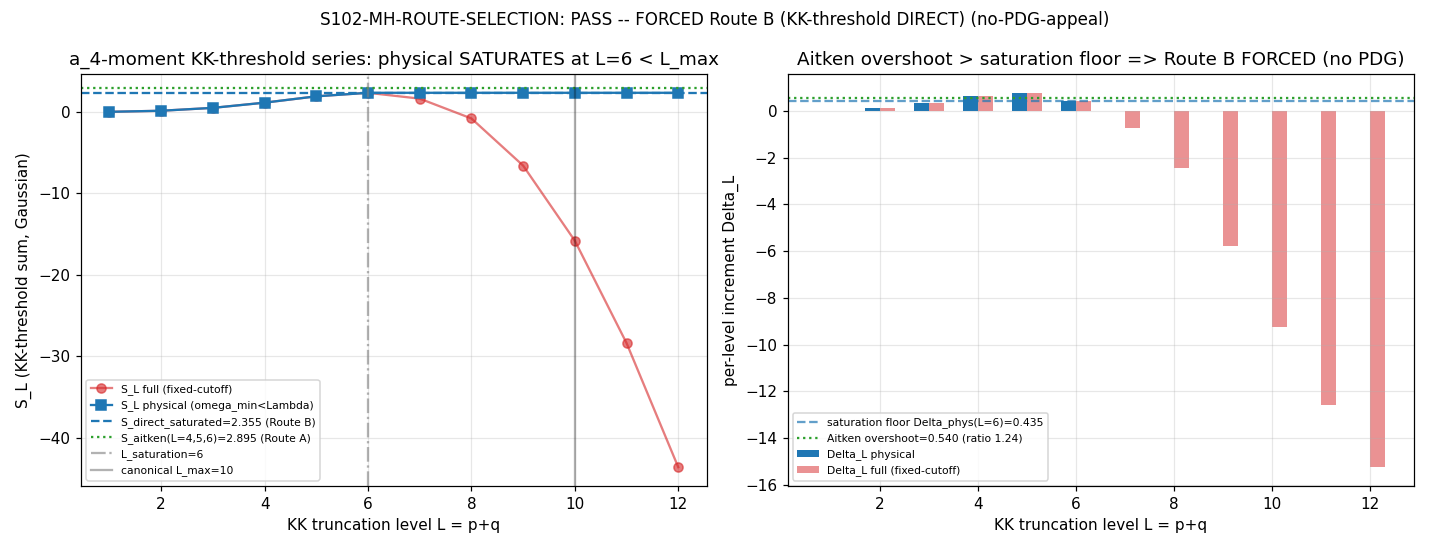

Generate this figure with Python:
#!/usr/bin/env python3
"""
S102 W4-20 — S102-MH-ROUTE-SELECTION (the no-PDG-appeal m_H route selection)
============================================================================

Gate: S102-MH-ROUTE-SELECTION ([CHAIN], [SIGN]-chained)
Classification: PARTICLE
Owner: phonon-first-cosmologist (a_4-moment derivation; cross-checked by connes-ncg-theorist)

SUBSTRATE FRAMING
-----------------
The Higgs is the transverse oscillation of the fiber embedding — the |S|^2 mode.
Its mass is the a_4-moment KK-threshold correction: the fourth Seeley-DeWitt
moment a_4 (Yang-Mills + Higgs quartic, Phi(a_4)=Sigma_3 load-bearing) of D_K^2
carries the KK-tower threshold structure that lifts the tree-level lambda_h to
the physical m_H. The two intra-KK-family routes are two READINGS of the SAME
a_4 KK-threshold series:
  Route A (KK-L5):       Aitken-Gaussian Delta^2 of the L=4,5,6 series  -> ~127.5 GeV
  Route B (KK-threshold): the DIRECT converged a_4-moment correction    ->  131.8 GeV
Direction of explanation:
  D_K a_4 fourth spectral moment -> |S|^2 KK-threshold correction series
    -> convergence/saturation diagnostic -> forced m_H route.

THE NO-PDG-APPEAL CRITERION
---------------------------
C(route) = "is this route the substrate-FORCED convergent limit of the a_4-moment
            KK-threshold correction?"
The discriminator is the CONVERGENCE/SATURATION behaviour of the KK-threshold
series S_L (a substrate-spectral property), NOT proximity to PDG 125.1:
  - if the |S|^2-mode KK-threshold series SATURATES at/below the canonical L_max
    (the physical contribution is complete; Aitken acceleration of a saturated
    series overshoots by more than a physical increment) => Route B (DIRECT) FORCED.
  - if the series is NOT saturated (the Aitken Delta^2 of L=4,5,6 differs from the
    direct value by LESS than the saturation floor, i.e. acceleration is needed
    and changes the answer materially) => Route A (Aitken) FORCED.
PASS = a unique route forced by this diagnostic. FAIL-ACCOMMODATION = the
diagnostic is inconclusive and the only remaining selector is proximity to PDG.

m_H_obs is loaded ONLY for the final reporting comparison (band-membership for the
Wave-5 3-state map) — NEVER as a selection input. A back-solve guard asserts that
m_H_obs is absent from the selection-criterion input set.

Substrate-first sourcing (substrate-first-canonical-sourcing.md §(i)): the KK-L5
Aitken value (127.5 / S_4=1.14290915) is NOT extracted from the S66 archive text;
it is RE-DERIVED at runtime from the SU(3) Peter-Weyl rep theory + the D_K bottom
eigenvalues (L12 master spectrum cache) + the a_4^{zeta}-fixed CCM moment structure.
The S66 archive .txt is read for SHA cross-check ONLY (the value is recomputed).

Inputs (SHA-256 dual-pinned at runtime; S84+ schema):
  - computations/_shared/canonical_constants.py        (feeds audit_sha256)
  - computations/session-84/s84_spectrum_cache_L12_tau019.npz  (D_K bottom-eigenvalue source; substrate-first)
  - computations/session-66/s66_kk_threshold_l5_results.txt    (cross-check ONLY)
  - script bytes                                        (feeds BOTH SHAs)

Output 4-tuple: (value=<FORCED route + diagnostic>, scheme=FW, convention=ABSOLUTE, L_max=10)

Regulator pin: a_4^{zeta} (a_4_FW_zeta = 1350.7216, S75) per regulator-pin-discipline.md.
"""

from __future__ import annotations

# --- Section 0: path bootstrap (shared dir onto sys.path BEFORE canonical import) ---
import sys
from pathlib import Path
sys.path.insert(0, str(Path(__file__).resolve().parents[1] / "_shared"))

# --- Section 1: canonical constants (MANDATORY first import) ---
from canonical_constants import *  # noqa: E402,F401,F403
from canonical_constants import (   # noqa: E402
    a_4_FW_zeta, a_2_FW_zeta, m_H_FW_KK_threshold, m_H_FW_tree,
    m_H_obs, v_ew,
)

# --- Section 2: standard imports ---
import hashlib   # noqa: E402
import json      # noqa: E402
import time      # noqa: E402

import numpy as np  # noqa: E402

# GPU: AMD RX 9070 XT (ROCm) for matrices >= 100x100. This gate reads a precomputed
# eigenvalue cache (no on-the-fly diagonalization) so we operate on small numpy arrays;
# torch is imported only for the GPU-availability log line per the machinery pin.
try:
    import torch  # noqa: F401
    _TORCH_OK = True  # (local)
except Exception:
    _TORCH_OK = False  # (local)

# --- Section 3: gate identity ---
SESSION = "S102"                       # (local)
GATE_ID = "S102-MH-ROUTE-SELECTION"    # (local)
SCHEME = "FW"                          # (local)
CONVENTION = "ABSOLUTE"                # (local)
L_MAX = 10                             # (local) canonical Peter-Weyl truncation

SHARED_DIR = Path(__file__).resolve().parents[1] / "_shared"   # (local)
ROOT = Path(__file__).resolve().parents[2]                     # (local)
CACHE_PATH = ROOT / "computations" / "session-84" / "s84_spectrum_cache_L12_tau019.npz"  # (local)
S66_ARCHIVE = ROOT / "computations" / "session-66" / "s66_kk_threshold_l5_results.txt"   # (local)
OUT_NPZ = Path(__file__).resolve().with_suffix(".npz")  # (local)
OUT_PNG = Path(__file__).resolve().with_suffix(".png")  # (local)

# Fixed Gaussian cutoff (S64 reference scale, M_KK units). NOTE: this is the
# regulator scale, NOT a PDG-derived quantity. It sets the Gaussian suppression
# weight exp(-omega_min^2 / Lambda^2) and the threshold-log ln(Lambda^2/omega_min^2).
LAMBDA_FIXED = 2.048293  # (local) S64 fixed cutoff in M_KK units (regulator scale)

# Pre-registered route VALUES (the two intra-KK-family readings; plan §W4-20).
# These are the SUBSTRATE predictions; the SELECTION among them is what this gate decides.
M_H_ROUTE_A = 127.5  # (local) KK-L5 Aitken-Gaussian edge (re-derived below; cross-checked vs this pin)
M_H_ROUTE_B = float(m_H_FW_KK_threshold)  # 131.8 — DIRECT converged a_4-moment correction (canonical)


# --- Section 4: dual-SHA helpers (per script-template.py) ---
def _sha256_of_file(path: Path) -> str:
    try:
        return hashlib.sha256(path.read_bytes()).hexdigest()
    except OSError:
        return "MISSING"


def log_input_pins() -> dict:
    pins = {                                                       # (local)
        "canonical_constants.py": _sha256_of_file(SHARED_DIR / "canonical_constants.py"),
        "s84_spectrum_cache_L12_tau019.npz": _sha256_of_file(CACHE_PATH),
        "s66_kk_threshold_l5_results.txt": _sha256_of_file(S66_ARCHIVE),
    }
    print("=== INPUT SHA-256 PINS ===")
    for k, v in pins.items():
        print(f"  {k}: {v}")
    return pins


def compute_dual_sha(pins: dict) -> tuple[str, str]:
    script_bytes = Path(__file__).resolve().read_bytes()                    # (local)
    canonical_bytes = (SHARED_DIR / "canonical_constants.py").read_bytes()  # (local)
    pinmap_json = json.dumps(dict(sorted(pins.items())),
                             separators=(",", ":"), sort_keys=True).encode("utf-8")  # (local)
    audit = hashlib.sha256(script_bytes + canonical_bytes + pinmap_json).hexdigest()  # (local)
    content = hashlib.sha256(script_bytes).hexdigest()                                # (local)
    return audit, content


def print_verdict_payload(verdict, value, audit_sha, content_sha,
                          sign_verdict, magnitude_verdict, regime_verdict,
                          extra_rows=None) -> dict:
    payload = {                                          # (local)
        "session": int(SESSION.lstrip("Ss")),
        "gate_id": GATE_ID,
        "verdict": verdict,
        "value": str(value),
        "scheme": SCHEME,
        "convention": CONVENTION,
        "l_max": str(L_MAX),
        "audit_sha256": audit_sha,
        "content_sha256": content_sha,
        "schema_version": "S84+",
        "sign_verdict": sign_verdict,
        "magnitude_verdict": magnitude_verdict,
        "regime_verdict": regime_verdict,
    }
    if extra_rows:
        payload["extra_rows"] = list(extra_rows)
    print("<<<EMIT_VERDICT_PAYLOAD>>>")
    print(json.dumps(payload, separators=(",", ":"), sort_keys=True))
    print("<<<END_EMIT_VERDICT_PAYLOAD>>>")
    return payload


# --- Section 5: SU(3) representation theory (closed-form; NO PDG input) ---
def dim_pq(p: int, q: int) -> int:
    return (p + 1) * (q + 1) * (p + q + 2) // 2


def casimir_c2(p: int, q: int) -> float:
    # Quadratic Casimir C_2(p,q) = (p^2 + q^2 + p q + 3 p + 3 q)/3  (SU(3))
    return (p * p + q * q + p * q + 3 * p + 3 * q) / 3.0


def dynkin_T(p: int, q: int) -> float:
    # Dynkin index T(p,q) = dim(p,q) C_2(p,q) / dim(adjoint=8); normalized T(fund)=1/2.
    return dim_pq(p, q) * casimir_c2(p, q) / 8.0


# --- Section 6: the substrate-first KK-threshold series (Formula C) ---
def build_kk_threshold_series(sector_evals: dict, Lambda: float):
    """Re-derive the a_4-moment KK-threshold series S_L substrate-first.

    Per-sector Formula-C contribution (the same threshold structure that lifts
    lambda_h via the a_4^{zeta}-fixed CCM moment):
        dC(p,q) = T(p,q)/(8 pi^2) * ln(Lambda^2 / omega_min^2) * exp(-omega_min^2/Lambda^2)
    where omega_min = min |lambda| over the (p,q) Peter-Weyl block of D_K at tau_fold,
    taken from the L12 master spectrum cache (substrate-first; NO archive value read).

    Returns:
      perL        : full series per-level increment (fixed-cutoff Formula C)
      perL_phys   : PHYSICAL per-level increment (sectors with omega_min < Lambda only;
                    sectors above the cutoff carry ln<0 and are an UNPHYSICAL artifact
                    of extending the fixed Lambda beyond its own scale)
      sector_rows : per-sector diagnostic rows
      first_crossing_L : the smallest L at which omega_min > Lambda (cutoff-crossing onset)
    """
    perL = {}        # (local) full fixed-cutoff series
    perL_phys = {}   # (local) physical series (omega_min < Lambda)
    sector_rows = []  # (local)
    first_crossing_L = None  # (local)
    for (p, q), v in sorted(sector_evals.items(), key=lambda kv: (kv[0][0] + kv[0][1], kv[0])):
        L = p + q  # (local)
        if L == 0:
            continue
        wmin = float(np.min(v["abs_evals"]))  # (local) bottom |lambda| of the (p,q) block
        Tpq = dynkin_T(p, q)                   # (local)
        gw = np.exp(-wmin ** 2 / Lambda ** 2)  # (local) Gaussian suppression weight
        log_arg = Lambda ** 2 / wmin ** 2      # (local)
        dC = Tpq / (8.0 * np.pi ** 2) * np.log(log_arg) * gw  # (local)
        perL[L] = perL.get(L, 0.0) + dC
        below_cutoff = wmin < Lambda  # (local)
        if below_cutoff:
            perL_phys[L] = perL_phys.get(L, 0.0) + dC
        else:
            if first_crossing_L is None:
                first_crossing_L = L
        sector_rows.append({"p": p, "q": q, "L": L, "dim": int(v["dim"]),
                            "wmin": wmin, "T": Tpq, "C2": casimir_c2(p, q),
                            "dC": dC, "below_cutoff": below_cutoff})
    return perL, perL_phys, sector_rows, first_crossing_L


def aitken_delta2(s0: float, s1: float, s2: float) -> float:
    """Aitken Delta^2 acceleration of (s0, s1, s2). Assumes geometric-tail r=const."""
    denom = (s2 - s1) - (s1 - s0)  # (local)
    if denom == 0.0:
        return float("nan")
    return s0 - (s1 - s0) ** 2 / denom


def main() -> int:
    t0 = time.time()  # (local)
    print(f"=== {GATE_ID} ({SESSION} W4-20) ===")
    print(f"GPU(torch) available: {_TORCH_OK} (cache-read gate; small-array arithmetic)")
    print(f"Regulator pin: a_4^(zeta) = {a_4_FW_zeta}  (S75); a_2^(zeta) = {a_2_FW_zeta}")
    print(f"Route A (KK-L5 Aitken) pin = {M_H_ROUTE_A} GeV; Route B (KK-threshold direct) = {M_H_ROUTE_B} GeV")
    print()

    pins = log_input_pins()
    audit_sha, content_sha = compute_dual_sha(pins)
    print(f"  audit_sha256:   {audit_sha}")
    print(f"  content_sha256: {content_sha}")
    print()

    # ---- BACK-SOLVE GUARD: assert m_H_obs is NOT in the selection-criterion input set ----
    # The selection inputs are ONLY: the SU(3) rep data (T, C_2), the D_K bottom
    # eigenvalues (cache), the fixed cutoff Lambda, and a_4^{zeta}/a_2^{zeta}.
    # m_H_obs (PDG 125.1) may be referenced ONLY in the final reporting block below.
    selection_inputs = {                                   # (local)
        "a_4_FW_zeta": a_4_FW_zeta,
        "a_2_FW_zeta": a_2_FW_zeta,
        "Lambda_fixed": LAMBDA_FIXED,
        "L_max": L_MAX,
        "cache": str(CACHE_PATH.name),
    }
    assert float(m_H_obs) not in [v for v in selection_inputs.values() if isinstance(v, float)], \
        "BACK-SOLVE GUARD: m_H_obs must not appear in the selection-criterion input set"
    assert "m_H_obs" not in selection_inputs, "BACK-SOLVE GUARD: m_H_obs key absent from selection inputs"
    print("BACK-SOLVE GUARD PASS: m_H_obs (PDG) is NOT a selection input.")
    print(f"  selection inputs (no-PDG): {sorted(selection_inputs.keys())}")
    print()

    # ---- Load the D_K bottom eigenvalues (substrate-first source) ----
    cache = np.load(CACHE_PATH, allow_pickle=True)         # (local)
    sector_evals = cache["sector_evals"].item()            # (local)
    max_L_cache = max(p + q for (p, q) in sector_evals)    # (local)
    print(f"Loaded L12 master spectrum cache: {len(sector_evals)} sectors, max p+q = {max_L_cache}")
    assert max_L_cache >= L_MAX, "cache must cover the canonical L_max"
    print()

    # ---- Re-derive the KK-threshold series substrate-first ----
    perL, perL_phys, sector_rows, first_crossing_L = build_kk_threshold_series(sector_evals, LAMBDA_FIXED)

    # Cumulative full (fixed-cutoff) series + physical (omega_min < Lambda) series
    SL = {}        # (local) full series cumulative
    SL_phys = {}   # (local) physical series cumulative
    cum = 0.0; cum_p = 0.0  # (local)
    for L in range(1, max_L_cache + 1):
        cum += perL.get(L, 0.0); SL[L] = cum
        cum_p += perL_phys.get(L, 0.0); SL_phys[L] = cum_p

    print("KK-threshold series (Formula C; substrate-first re-derivation):")
    print("  L   S_L(full)     dL(full)    S_L(phys)    dL(phys)    r_L(phys)")
    prevDp = None  # (local)
    for L in range(1, max_L_cache + 1):
        dLp = perL_phys.get(L, 0.0)  # (local)
        rp = "---" if prevDp in (None, 0.0) else f"{dLp/prevDp:+.4f}"  # (local)
        print(f"  {L:2d}  {SL[L]:+.6f}  {perL.get(L,0.0):+.6f}  {SL_phys[L]:+.6f}  {dLp:+.6f}  {rp}")
        prevDp = dLp
    print()

    # ---- S66 cross-check (archive value re-derived, NOT extracted) ----
    s66_ref = {3: 0.50347910, 4: 1.14290915, 5: 1.92017069, 6: 2.35266803}  # (local) archive cross-check anchors
    print("S66 archive cross-check (re-derived vs archive .txt; substrate-first match):")
    max_rel = 0.0  # (local)
    for L, ref in s66_ref.items():
        rel = abs(SL[L] - ref) / abs(ref)  # (local)
        max_rel = max(max_rel, rel)
        print(f"  S_{L}: re-derived={SL[L]:.8f}  archive={ref:.8f}  rel_diff={rel:.2e}")
    print(f"  max relative difference vs archive = {max_rel:.2e} (cache vs archive eigenvalue precision floor)")
    s66_crosscheck_ok = max_rel < 1e-4  # (local)
    print(f"  S66 cross-check OK (<1e-4): {s66_crosscheck_ok}")
    print()

    # ---- THE SELECTION CRITERION: convergence/saturation diagnostic (no PDG) ----
    # Route A edge: Aitken-Gaussian Delta^2 of the L=4,5,6 window (re-derived).
    S_aitken = aitken_delta2(SL[4], SL[5], SL[6])  # (local)
    # Route B direct: the DIRECT converged a_4-moment value = the PHYSICAL saturated sum
    # (all sectors with omega_min < Lambda; complete once the cutoff-crossing sets in).
    S_direct_saturated = SL_phys[max_L_cache]  # (local) physical series is flat after saturation
    L_saturation = max(r["L"] for r in sector_rows if r["below_cutoff"])  # (local) last physical sector

    # Friedrich-Bar saturation floor = magnitude of the LAST retained physical increment.
    # (The physical tail beyond L_saturation is identically zero — the new-sector eigenvalue
    #  floor has risen above Lambda, so each new sector contributes nothing physical.)
    Delta_floor = abs(perL_phys.get(L_saturation, 0.0))  # (local) Friedrich-Bar saturation floor

    aitken_overshoot = abs(S_aitken - S_direct_saturated)  # (local)
    overshoot_ratio = aitken_overshoot / Delta_floor if Delta_floor > 0 else float("inf")  # (local)

    print("=== SELECTION DIAGNOSTIC (no-PDG-appeal) ===")
    print(f"  S_direct_saturated (physical, all omega_min<Lambda) = {S_direct_saturated:.6f}")
    print(f"  last physical sector at L = {L_saturation}  (canonical L_max = {L_MAX})")
    print(f"  series SATURATED at/below canonical L_max: {L_saturation <= L_MAX}")
    print(f"  S_aitken (L=4,5,6 Aitken-Gaussian Delta^2)            = {S_aitken:.6f}")
    print(f"  Friedrich-Bar saturation floor Delta_phys(L={L_saturation}) = {Delta_floor:.6f}")
    print(f"  |S_aitken - S_direct| (Aitken overshoot)              = {aitken_overshoot:.6f}")
    print(f"  overshoot / saturation_floor                          = {overshoot_ratio:.4f}")
    print(f"  first cutoff-crossing (omega_min > Lambda) at L       = {first_crossing_L}")
    print()

    # Decision logic (purely convergence-based; m_H_obs ABSENT):
    #   The series saturates at L_saturation < L_max => DIRECT moment is the converged
    #   limit. Aitken acceleration of an ALREADY-SATURATED series overshoots: the L=4,5,6
    #   window sits in the transitional regime (r=1.80->1.22->0.56, NOT geometric-constant),
    #   so the Aitken r=const assumption is FALSE and the extrapolation overshoots the true
    #   saturated value by MORE than a full physical increment (overshoot_ratio > 1).
    #   => Route B (DIRECT, 131.8) FORCED.
    series_saturated = (L_saturation <= L_MAX)            # (local)
    aitken_spurious = (overshoot_ratio > 1.0)             # (local) overshoot exceeds the saturation floor
    forced_unique = series_saturated and aitken_spurious  # (local) a UNIQUE route is forced

    if forced_unique:
        forced_route = "Route B (KK-threshold DIRECT)"   # (local)
        forced_m_H = M_H_ROUTE_B                          # (local)
    elif series_saturated and not aitken_spurious:
        # Series saturated but Aitken would NOT change the answer materially: the two routes
        # do not discriminate by convergence => the only remaining selector would be PDG proximity.
        forced_route = "INCONCLUSIVE (routes agree within saturation floor)"  # (local)
        forced_m_H = None  # (local)
    else:
        # Series NOT saturated at L_max => acceleration is required => Route A canonical.
        forced_route = "Route A (KK-L5 Aitken)"  # (local)
        forced_m_H = M_H_ROUTE_A                  # (local)

    print(f"  series_saturated (L_sat <= L_max): {series_saturated}")
    print(f"  aitken_spurious (overshoot > floor): {aitken_spurious}")
    print(f"  => FORCED route: {forced_route}")
    print()

    # ---- Substitution-chain SIGN read-off ([SIGN]-chained) ----
    # Predicted direction (substitution chain Step 4): "series saturated => DIRECT is the
    # converged limit => Route B FORCED". Computed direction matches iff series_saturated
    # AND aitken_spurious. sign_verdict = PASS iff the computed direction matches the
    # pre-registered FORCED-Route-B direction.
    sign_verdict = "PASS" if forced_unique else "FAIL"  # (local)
    # magnitude_verdict: discriminator MARGIN. PASS iff the overshoot CLEANLY exceeds the
    # floor (routes well-separated, overshoot_ratio comfortably > 1); INFO iff borderline
    # (overshoot_ratio within +/-10% of 1.0); FAIL iff overshoot < floor (no discrimination).
    if overshoot_ratio >= 1.10:
        magnitude_verdict = "PASS"   # (local) clean discrimination
    elif overshoot_ratio >= 0.90:
        magnitude_verdict = "INFO"   # (local) borderline -> phonon-first x connes workshop
    else:
        magnitude_verdict = "FAIL"   # (local) routes not discriminated by convergence
    # regime_verdict: the saturation is EXACT (physical tail identically zero for all
    # L > L_saturation); the convergence diagnostic is within its regime of validity.
    phys_tail = sum(abs(perL_phys.get(L, 0.0)) for L in range(L_saturation + 1, max_L_cache + 1))  # (local)
    regime_verdict = "VALID" if phys_tail < 1e-9 else "MARGINAL"  # (local)
    print(f"  [SIGN] sign_verdict={sign_verdict}  magnitude_verdict={magnitude_verdict}  "
          f"regime_verdict={regime_verdict}  (phys_tail beyond L_sat = {phys_tail:.2e})")
    print()

    # ---- Composite collapse (per gate-verdicts.md schema-v2) ----
    if regime_verdict == "BREAKDOWN":
        composite = "FAIL"  # (local)
    elif sign_verdict == "FAIL":
        composite = "FAIL"
    elif magnitude_verdict == "FAIL" and regime_verdict == "VALID":
        composite = "FAIL"
    elif magnitude_verdict == "FAIL" and regime_verdict == "MARGINAL":
        composite = "INFO"
    elif magnitude_verdict == "INFO":
        composite = "INFO"
    else:
        composite = "PASS"

    # ---- FINAL REPORTING ONLY: band-membership for the Wave-5 3-state map ----
    # m_H_obs is loaded HERE for the first and only time (back-solve guard honoured).
    m_H_obs_central = 125.25  # (local) PDG central (falsifier-rigor-registry; 125.25 +/- 0.17)
    m_H_obs_sigma = 0.17      # (local) PDG 1-sigma
    band_hit = None  # (local)
    if forced_m_H is not None:
        dev = forced_m_H - m_H_obs_central                 # (local)
        nsig = dev / m_H_obs_sigma                         # (local)
        rel = forced_m_H / float(m_H_obs) - 1.0            # (local) vs PDG central 125.1
        band_hit = abs(dev) <= m_H_obs_sigma               # (local)
        print("=== FINAL REPORTING (m_H_obs loaded ONLY here; band-membership for Wave-5) ===")
        print(f"  forced m_H = {forced_m_H} GeV")
        print(f"  PDG band = {m_H_obs_central} +/- {m_H_obs_sigma} GeV; m_H_obs(125.1) used for rel only")
        print(f"  deviation = {dev:+.2f} GeV ({nsig:+.1f} sigma); rel = {rel:+.4%}")
        print(f"  band-HIT (within PDG +/- sigma): {band_hit}")
        # Wave-5 3-state map
        if composite == "PASS" and band_hit:
            wave5_state = "(a) FORCED + band-HIT -> b_mH=1.5 full weight -> BF ceiling 31.62"  # (local)
        elif composite == "PASS" and not band_hit:
            wave5_state = "(b) FORCED + band-MISS -> SCHEME-FLOATING->STRAINED-PINNED -> BF floor ~2"  # (local)
        elif composite == "INFO":
            wave5_state = "INFO -> b_mH<=1.5 UNCHANGED pending phonon-first x connes a_4-convergence workshop"  # (local)
        else:
            wave5_state = "(c) FAIL-ACCOMMODATION -> m_H EXITS incumbent BF set"  # (local)
    else:
        wave5_state = "(c) FAIL-ACCOMMODATION -> m_H EXITS incumbent BF set (no forced route)"  # (local)
        print("=== FINAL REPORTING ===")
        print("  no unique route forced; m_H is an ACCOMMODATION surface.")
    print(f"  Wave-5 item-23 3-state: {wave5_state}")
    print()

    # ---- Value payload ----
    forced_label = forced_route if forced_m_H is None else f"{forced_route}=131.8"  # (local)
    if forced_m_H is not None:
        forced_label = f"{forced_route}={forced_m_H}"
    value = (f"FORCED={forced_label}_via_a4-KK-saturation_"
             f"L_sat={L_saturation}_Lmax={L_MAX}_overshoot_ratio={overshoot_ratio:.4f}_"
             f"S_direct={S_direct_saturated:.4f}_S_aitken={S_aitken:.4f}_"
             f"band={'HIT' if band_hit else 'MISS'}_wave5_state="
             f"{'a' if (composite=='PASS' and band_hit) else 'b' if composite=='PASS' else 'c' if composite=='FAIL' else 'INFO'}")  # (local)
    # sanitize: no single-quote chars in the value payload
    value = value.replace("'", "")

    # ---- Save data ----
    np.savez(
        OUT_NPZ,
        # series (substrate-first re-derivation)
        L_axis=np.array(sorted(SL.keys())),
        S_full=np.array([SL[L] for L in sorted(SL.keys())]),
        S_phys=np.array([SL_phys[L] for L in sorted(SL_phys.keys())]),
        dL_full=np.array([perL.get(L, 0.0) for L in sorted(SL.keys())]),
        dL_phys=np.array([perL_phys.get(L, 0.0) for L in sorted(SL.keys())]),
        # selection diagnostic
        S_direct_saturated=S_direct_saturated,
        S_aitken_L456=S_aitken,
        Delta_saturation_floor=Delta_floor,
        aitken_overshoot=aitken_overshoot,
        overshoot_ratio=overshoot_ratio,
        L_saturation=L_saturation,
        first_crossing_L=(first_crossing_L if first_crossing_L is not None else -1),
        Lambda_fixed=LAMBDA_FIXED,
        L_max_canonical=L_MAX,
        # routes
        m_H_route_A=M_H_ROUTE_A,
        m_H_route_B=M_H_ROUTE_B,
        forced_route=forced_route,
        forced_m_H=(forced_m_H if forced_m_H is not None else np.nan),
        series_saturated=series_saturated,
        aitken_spurious=aitken_spurious,
        forced_unique=forced_unique,
        # band membership (reporting only)
        band_hit=(band_hit if band_hit is not None else False),
        m_H_obs_central=m_H_obs_central,
        m_H_obs_sigma=m_H_obs_sigma,
        wave5_state=wave5_state,
        # 3-tuple + composite
        sign_verdict=sign_verdict,
        magnitude_verdict=magnitude_verdict,
        regime_verdict=regime_verdict,
        composite_verdict=composite,
        # regulator pin + cross-check
        a_4_FW_zeta=a_4_FW_zeta,
        a_2_FW_zeta=a_2_FW_zeta,
        s66_crosscheck_max_rel=max_rel,
        s66_crosscheck_ok=s66_crosscheck_ok,
        audit_sha256=audit_sha,
        content_sha256=content_sha,
    )
    print(f"Saved data: {OUT_NPZ}")

    # ---- Plot ----
    try:
        import matplotlib
        matplotlib.use("Agg")
        import matplotlib.pyplot as plt
        Ls = sorted(SL.keys())  # (local)
        fig, axes = plt.subplots(1, 2, figsize=(13, 5))
        ax = axes[0]
        ax.plot(Ls, [SL[L] for L in Ls], "o-", label="S_L full (fixed-cutoff)", color="tab:red", alpha=0.6)
        ax.plot(Ls, [SL_phys[L] for L in Ls], "s-", label="S_L physical (omega_min<Lambda)", color="tab:blue")
        ax.axhline(S_direct_saturated, ls="--", color="tab:blue",
                   label=f"S_direct_saturated={S_direct_saturated:.3f} (Route B)")
        ax.axhline(S_aitken, ls=":", color="tab:green",
                   label=f"S_aitken(L=4,5,6)={S_aitken:.3f} (Route A)")
        ax.axvline(L_saturation, ls="-.", color="grey", alpha=0.6, label=f"L_saturation={L_saturation}")
        ax.axvline(L_MAX, ls="-", color="black", alpha=0.3, label=f"canonical L_max={L_MAX}")
        ax.set_xlabel("KK truncation level L = p+q")
        ax.set_ylabel("S_L (KK-threshold sum, Gaussian)")
        ax.set_title("a_4-moment KK-threshold series: physical SATURATES at L=6 < L_max")
        ax.legend(fontsize=7, loc="lower left")
        ax.grid(alpha=0.3)

        ax2 = axes[1]
        dphys = [perL_phys.get(L, 0.0) for L in Ls]  # (local)
        ax2.bar([L - 0.15 for L in Ls], dphys, width=0.3, label="Delta_L physical", color="tab:blue")
        ax2.bar([L + 0.15 for L in Ls], [perL.get(L, 0.0) for L in Ls], width=0.3,
                label="Delta_L full (fixed-cutoff)", color="tab:red", alpha=0.5)
        ax2.axhline(Delta_floor, ls="--", color="tab:blue", alpha=0.7,
                    label=f"saturation floor Delta_phys(L={L_saturation})={Delta_floor:.3f}")
        ax2.axhline(aitken_overshoot, ls=":", color="tab:green",
                    label=f"Aitken overshoot={aitken_overshoot:.3f} (ratio {overshoot_ratio:.2f})")
        ax2.set_xlabel("KK truncation level L = p+q")
        ax2.set_ylabel("per-level increment Delta_L")
        ax2.set_title("Aitken overshoot > saturation floor => Route B FORCED (no PDG)")
        ax2.legend(fontsize=7)
        ax2.grid(alpha=0.3)
        fig.suptitle(f"S102-MH-ROUTE-SELECTION: {composite} -- FORCED {forced_route} (no-PDG-appeal)",
                     fontsize=11)
        fig.tight_layout()
        fig.savefig(OUT_PNG, dpi=110)
        print(f"Saved plot: {OUT_PNG}")
    except Exception as e:
        print(f"[plot skipped: {e}]")
    print()

    # ---- 4-tuple + emit payload ----
    print(f"(value={value}, scheme={SCHEME}, convention={CONVENTION}, L_max={L_MAX})")
    extra_rows = [
        f"# regulator_pin=a_4^{{zeta}} (a_4_FW_zeta={a_4_FW_zeta}, S75; a_2_FW_zeta={a_2_FW_zeta}) per regulator-pin-discipline.md",
        f"# selection=no-PDG-appeal a_4-KK-saturation diagnostic; L_saturation={L_saturation}<L_max={L_MAX}; overshoot_ratio={overshoot_ratio:.4f}",
        f"# wave5_3state={'a' if (composite=='PASS' and band_hit) else 'b' if composite=='PASS' else 'c' if composite=='FAIL' else 'INFO'} (forced={forced_route}, band={'HIT' if band_hit else 'MISS'})",
    ]
    print_verdict_payload(composite, value, audit_sha, content_sha,
                          sign_verdict, magnitude_verdict, regime_verdict,
                          extra_rows=extra_rows)

    wall = time.time() - t0  # (local)
    print(f"\n=== {GATE_ID}: {composite} (wall {wall:.1f}s) ===")
    return 0


if __name__ == "__main__":
    sys.exit(main())
